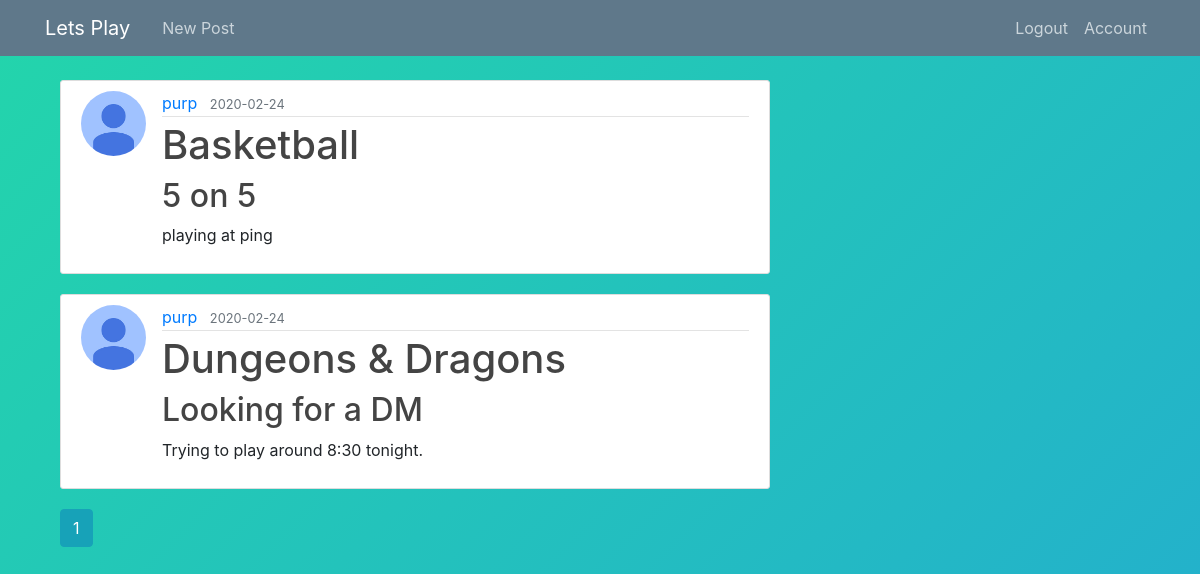
Screenshot of /home (signed in) with the database file from the repository.
### src/models.py (models this page shows, shortened)
class Post(db.Model):
    id = db.Column(db.Integer, primary_key=True)
    title = db.Column(db.String(25), nullable=False)  #optional title to post
    game = db.Column(db.String(100),nullable=True ) #Change to entered from menu on form
    date_posted = db.Column(db.DateTime, nullable=False, default=datetime.utcnow)
    content = db.Column(db.Text, nullable=False)
    user_id = db.Column(db.Integer, db.ForeignKey('user.id'), nullable=False)

class User(db.Model, UserMixin):
    id = db.Column(db.Integer, primary_key=True)                                #Each user is given a unique id number
    firstname = db.Column(db.String(20),  nullable=True)
    last_name = db.Column(db.String(20),  nullable=True)                             #User's full name
    username = db.Column(db.String(20), unique=True, nullable=False)            #Each user will be able to create a unique username of length 20
    email = db.Column(db.String(50), unique=True, nullable=False)              #Every user will need to register with an email address (maybe?)
    image_file = db.Column(db.String(20), nullable=False, default='default.jpg')#Each user has a profile pic. uploaded or default
    password = db.Column(db.String(64), nullable=False)                         #Users will have a password of up to size 64 chars
    posts = db.relationship('Post', backref='author', lazy=True)              #Posts from users will be associated with them? (maybe?)
    zipcode = db.Column(db.String(5), nullable=False)
    bio = db.Column(db.String(144), nullable=True)

### src/main/routes.py (the view)
@main.route('/home')
@login_required
def home():
    if not (current_user.is_authenticated):
        return redirect(url_for('user.login'))
    page = request.args.get('page',1, type=int)
    posts = Post.query.order_by(Post.date_posted.desc()).paginate(page=page,per_page=5)##posts per page:
    return render_template('home.html',posts=posts)

### src/models.py (called while the page is built)
@login_manager.user_loader
def load_user(user_id):
    return User.query.get(int(user_id))

### src/templates/home.html
{% extends "layout.html" %}
{% block content %}
    {% for post in posts.items %}
        <article class="media content-section">
            <img class="rounded-circle article-img" src="{{ url_for('static', filename='profile_pics/' + post.author.image_file) }}">
            <div class="media-body">
              <div class="article-metadata">
                <a class="mr-2" href="{{url_for('users.user_page', username=post.author.username) }}">{{ post.author.username }}</a>
                <small class="text-muted">{{ post.date_posted.strftime('%Y-%m-%d') }}</small>
              </div>
              <h1> {{ post.game }}</h1>
              <h2><a class="article-title" href="{{url_for('posts.post', post_id=post.id )}}">{{ post.title }}</a></h2>
              <p class="article-content">{{ post.content }}</p>
            </div>
        </article>
    {% endfor %}
    {% for page_num in posts.iter_pages(left_edge=1, right_edge=1, left_current=1, right_current=2) %}
      {% if page_num %}
      {% if posts.page==page_num %}
        <a class="btn btn-info mb-4" href="{{ url_for('main.home', page=page_num) }}">{{ page_num }}</a>
      {% else %}
        <a class="btn btn-outline-info mb-4" href="{{ url_for('main.home', page=page_num) }}">{{ page_num }}</a>
      {% endif %}
    {% else %}
        ...
      {% endif %}
    {% endfor %}
{%endblock%}

### src/templates/layout.html (shortened to what this page needs)
<!DOCTYPE html>
<html lang="en" dir="ltr">
  <head>
    <link rel="stylesheet" href="https://stackpath.bootstrapcdn.com/bootstrap/4.3.1/css/bootstrap.min.css">
    <link rel="stylesheet" type="text/css" href="{{url_for('static', filename='main.css') }}">
    <link rel="stylesheet" href="https://use.fontawesome.com/releases/v5.7.2/css/all.css">
    <link rel="stylesheet" href="https://stackpath.bootstrapcdn.com/font-awesome/4.7.0/css/font-awesome.min.css">
  </head>
  <body>
<header class="site-header">
        <nav class="navbar navbar-expand-md navbar-dark bg-steel fixed-top">
            <div class="container">
            <a class="navbar-brand mr-4" href="{{ url_for('main.home')}}">Lets Play</a>
            <div class="collapse navbar-collapse" id="navbarToggle">
                <div class="navbar-nav mr-auto">
                {% if current_user.is_authenticated %}
                  <a class="nav-item nav-link" href="{{ url_for('posts.new_post') }}">New Post</a>
                {% endif %}
                </div>
                <div class="navbar-nav">
                {% if current_user.is_authenticated %}
                <a class="nav-item nav-link" href="{{ url_for('users.logout') }}">Logout</a>
                <a class="nav-item nav-link" href="{{ url_for('users.account') }}">Account</a>
                {% else %}
                    <a class="nav-item nav-link" href="{{ url_for('users.login') }}">Login</a>
                    <a class="nav-item nav-link" href="{{ url_for('users.register') }}">Register</a>
                {% endif %}
                </div>
            </div>
            </div>
        </nav>
        </header>
        <main role="main" class="container">
                <div class="col-md-8">
                {% block content %}{% endblock %}
              </div>
            </main>
  </body>
</html>

### src/static/main.css (style rules this page uses)
body { background: #282828; background: linear-gradient(-45deg, #EE7752, #E73C7E, #23A6D5, #23D5AB); background-size: 400% 400%; animation: Gradient 15s ease infinite; margin-top: 5rem; }
h1, h2, h3, h4, h5, h6 { color: #444444; }
.bg-steel { background-color: #5f788a; }
.site-header .navbar-nav .nav-link { color: #cbd5db; }
.content-section { background: #ffffff; padding: 10px 20px; border: 1px solid #dddddd; border-radius: 3px; margin-bottom: 20px; }
.article-title { color: #444444; }
.article-content { white-space: pre-line; }
.article-img { height: 65px; width: 65px; margin-right: 16px; }
.article-metadata { padding-bottom: 1px; margin-bottom: 4px; border-bottom: 1px solid #e3e3e3 }

### rows the page displays
Post: image_file (placeholder picture), author.username "purp", date_posted "2020-02-24", game "Basketball", title "5 on 5", content "playing at ping"
Post: image_file (placeholder picture), author.username "purp", date_posted "2020-02-24", game "Dungeons & Dragons", title "Looking for a DM", content "Trying to play around 8:30 tonight."

### other values shown
{{ page_num }} "1"
